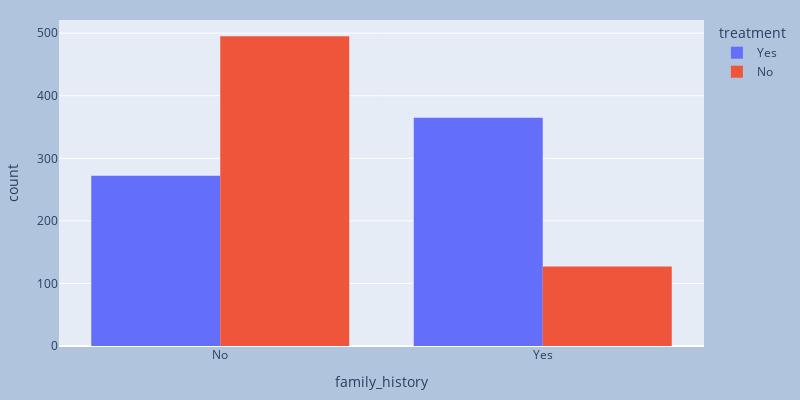

The code cell stored with this chart in its notebook:
### Markdown cell above
Does the participant have a family-history of mental illness?

### Code cell
fig = px.histogram(data, x = 'family_history',color='treatment',barmode='group', width=800, height=400)
fig.update_layout(
    margin=dict(l=20, r=20, t=20, b=20),
    paper_bgcolor="LightSteelBlue",)

fig.show()

### Figure 1 — Plotly figure (JSON) as saved in the notebook; plotly's stock layout.template omitted (floating-point values rounded to 4 significant figures; data arrays with more than 128 entries replaced by an {"elided": "..."} marker saying what was removed)
{"data": [{"alignmentgroup": "True", "bingroup": "x", "hovertemplate": "treatment=Yes<br>family_history=%{x}<br>count=%{y}<extra></extra>", "legendgroup": "Yes", "marker": {"color": "#636efa", "pattern": {"shape": ""}}, "name": "Yes", "offsetgroup": "Yes", "orientation": "v", "showlegend": true, "type": "histogram", "x": {"elided": "637 str values"}, "xaxis": "x", "yaxis": "y"}, {"alignmentgroup": "True", "bingroup": "x", "hovertemplate": "treatment=No<br>family_history=%{x}<br>count=%{y}<extra></extra>", "legendgroup": "No", "marker": {"color": "#EF553B", "pattern": {"shape": ""}}, "name": "No", "offsetgroup": "No", "orientation": "v", "showlegend": true, "type": "histogram", "x": {"elided": "622 str values"}, "xaxis": "x", "yaxis": "y"}], "layout": {"barmode": "group", "height": 400, "legend": {"title": {"text": "treatment"}, "tracegroupgap": 0}, "margin": {"b": 20, "l": 20, "r": 20, "t": 20}, "paper_bgcolor": "LightSteelBlue", "width": 800, "xaxis": {"anchor": "y", "domain": [0, 1], "title": {"text": "family_history"}}, "yaxis": {"anchor": "x", "domain": [0, 1], "title": {"text": "count"}}}}
